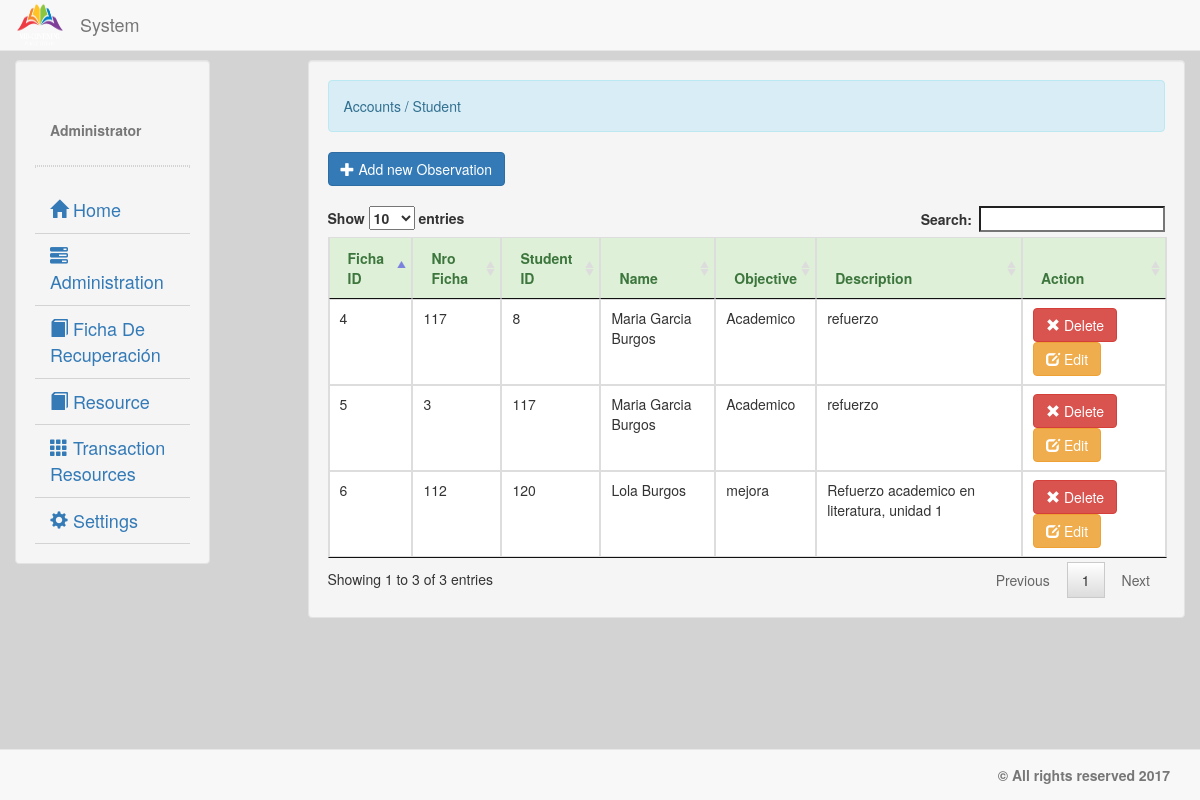
The page /ficharecuperacion.php (signed in) on the database its author committed.
### tables this page shows
CREATE TABLE `ficha_student` (
  `ficha_id` int(5) NOT NULL,
  `nro_ficha` int(5) NOT NULL,
  `student_id` int(5) NOT NULL,
  `name_student` varchar(30) NOT NULL,
  `goal_recuperation` varchar(100) NOT NULL,
  `description` varchar(200) NOT NULL
);

### account.php (called while the page is built)
<?php
	require_once 'connect.php';
	$qadmin = $conn->query("SELECT * FROM `admin` WHERE `admin_id` = '$_SESSION[admin_id]'") or die(mysqli_error());
	$fadmin = $qadmin->fetch_array();
	$name = $fadmin['firstname']." ".$fadmin['lastname'];

### ficharecuperacion.php (the view, shortened to what this page needs)
<!DOCTYPE html>
<?php
	require_once 'valid.php';
?>
<html lang = "eng">
	<head>
		<link rel = "stylesheet" type = "text/css" href = "css/bootstrap.css" />
		<link rel = "stylesheet" type = "text/css" href = "css/jquery.dataTables.css" />
	</head>
	<body style = "background-color:#d3d3d3;">
		<nav class = "navbar navbar-default navbar-fixed-top">
			<div class = "container-fluid">
			<div class = "navbar-header">
			<img src = "images/logo.png" width = "50px" height = "50px" />
			<h4 class = "navbar-text navbar-right">System</h4>
			</div>
			</div>
		</nav>
		<div class = "container-fluid">
			<div class = "col-lg-2 well" style = "margin-top:60px;">
				<div class = "container-fluid">
				    <br />
					<br />
					<label class = "text-muted"><?php require'account.php'; echo $name;?></label>
				</div>
				<hr style = "border:1px dotted #d3d3d3;"/>
				<ul id = "menu" class = "nav menu">
				<li><a style = "font-size:18px; border-bottom:1px solid #d3d3d3;" href = "home.php">
					<i class = "glyphicon glyphicon-home"></i> Home</a></li>
					<li><a style = "font-size:18px; border-bottom:1px solid #d3d3d3;" href = ""><i class = "glyphicon glyphicon-tasks"></i>Administration</a>
					</li>
		<li><a style = "font-size:18px; border-bottom:1px solid #d3d3d3;" href = "ficharecuperacion.php"><i class = "glyphicon glyphicon-book"></i> Ficha De Recuperación</a></li>
			<li><a style = "font-size:18px; border-bottom:1px solid #d3d3d3;" href = "book.php"><i class = "glyphicon glyphicon-book"></i>
			  Resource</a></li>
			<li><a style = "font-size:18px; border-bottom:1px solid #d3d3d3;" href = "books.php"><i class = "glyphicon glyphicon-th"></i> Transaction Resources</a>
			</li>
			<li><a  style = "font-size:18px; border-bottom:1px solid #d3d3d3;" href = ""><i class = "glyphicon glyphicon-cog"></i> Settings</a>
			</li>
			</ul>
			</div>
			<div class = "col-lg-9 well" style = "margin-top:60px;">
				<div class = "alert alert-info">Accounts / Student</div>
			<button id = "add_student" type = "button" class = "btn btn-primary"><span class = "glyphicon glyphicon-plus"></span> Add new Observation</button>
			<br />
			<br />
			<div id = "student_table">
				<table id = "table" class = "table table-bordered">
				<thead class = "alert-success">
				<tr>
						<th>Ficha ID</th>
						<th>Nro Ficha</th>
						<th>Student ID</th>
						<th>Name</th>
						<th>Objective</th>
						<th>Description</th>
						<th>Action</th>
					</tr>
				</thead>
				<tbody>
		    <?php
		$qstudent = $conn->query("SELECT *                  FROM `ficha_student`")
			        or die(mysqli_error());
		while($fstudent = $qstudent->fetch_array()){
								?>
		<tr>
		<td><?php echo $fstudent['ficha_id']?></td>
		<td><?php echo $fstudent['nro_ficha']?></td>
		<td><?php echo $fstudent['student_id']?></td>
		<td><?php echo $fstudent['name_student']?></td>
		<td><?php echo $fstudent['description']?></td>
		<td><?php echo $fstudent['goal_recuperation']?></td>
		<td><a  value = "<?php echo $fstudent['ficha_id']?>" class = "btn btn-danger delstudent_id"><span class = "glyphicon glyphicon-remove"></span> Delete</a> <a class = "btn btn-warning estudent_id" value = "<?php echo $fstudent['ficha_id']?>"><span class = "glyphicon glyphicon-edit"></span> Edit</a></td>
					</tr>
			 <?php
				}
			?>
				</tbody>
			</table>
			</div>
			</div>
		</div>
		<br />
		<br />
		<br />
		<nav class = "navbar navbar-default navbar-fixed-bottom">
			<div class = "container-fluid">
				<label class = "navbar-text pull-right"> &copy; All rights reserved 2017</label>
			</div>
		</nav>
	</body>
</html>

### rows shown on the page
ficha_student: ficha_id "4", nro_ficha "117", student "8", name_student "Maria Garcia Burgos", description "Academico", goal_recuperation "refuerzo"
ficha_student: ficha_id "5", nro_ficha "3", student "117", name_student "Maria Garcia Burgos", description "Academico", goal_recuperation "refuerzo"
ficha_student: ficha_id "6", nro_ficha "112", student "120", name_student "Lola Burgos", description "mejora", goal_recuperation "Refuerzo academico en literatura, unidad 1"

### other values the page prints
$name "Administrator"
